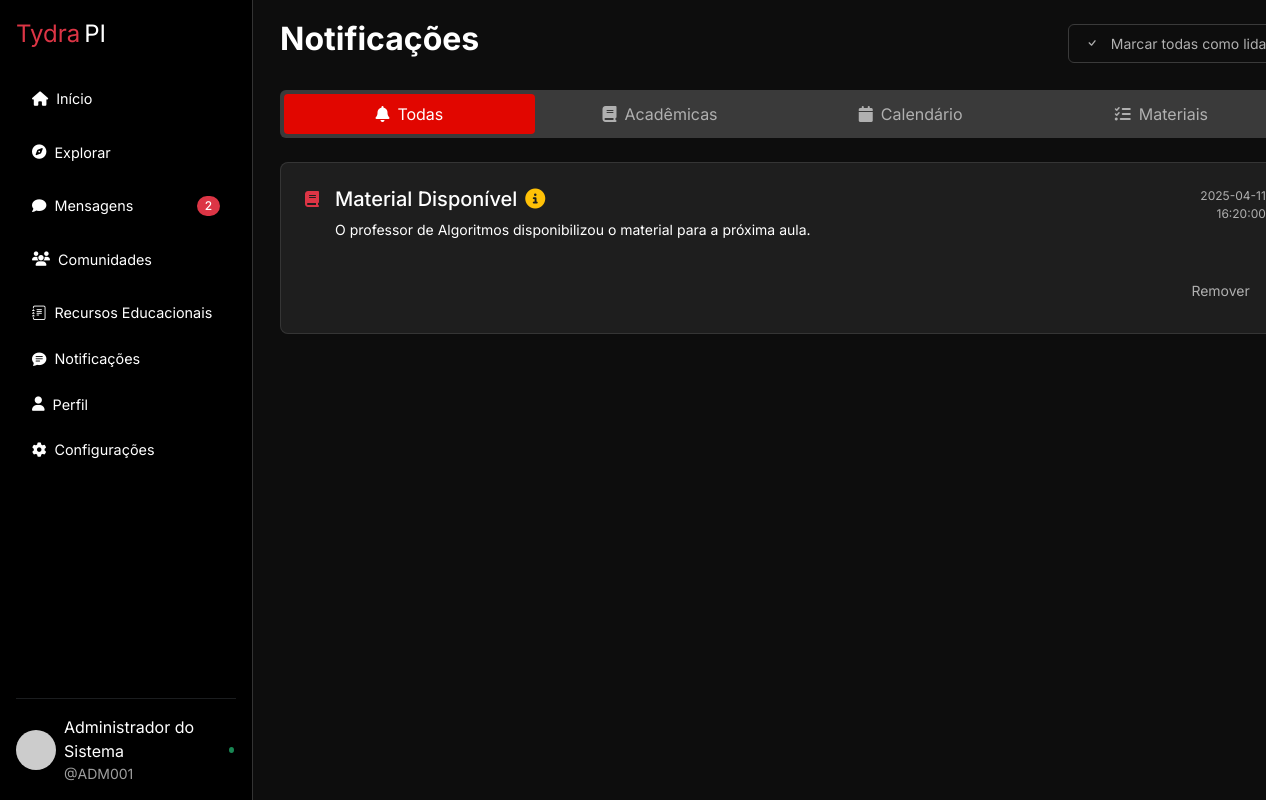
/notific.php (signed in), run on the app's committed database.
### tables this page shows
CREATE TABLE `notificacoes` (
  `id` int(11) NOT NULL,
  `title` varchar(255) NOT NULL,
  `message` text NOT NULL,
  `date` date NOT NULL,
  `time` time NOT NULL,
  `type` enum('academic','materials','calendar') NOT NULL,
  `priority` enum('low','medium','high') NOT NULL,
  `read` tinyint(1) NOT NULL DEFAULT 0,
  `academicType` enum('homework','exam','deadline','event') DEFAULT NULL
);

### includes/crud.php (called while the page is built, shortened)
<?php
function getNotifications($pdo, $tipo = 'all') {
    $sql = "SELECT * FROM notificacoes";
    if ($tipo !== 'all') {
        $sql .= " WHERE type = :type";
        $stmt = $pdo->prepare($sql);
        $stmt->bindParam(':type', $tipo);
    } else {
        $stmt = $pdo->prepare($sql);
    }
    $stmt->execute();
    return $stmt->fetchAll(PDO::FETCH_ASSOC);
}

### notific.php (the view, shortened to what this page needs)
        <?php
include 'includes/conexao.php';
include 'includes/crud.php';
$activeTab = $_GET['type'] ?? 'all';
$notifications = getNotifications($pdo, $activeTab);
include 'functions/notificfunctions.php';
include 'includes/header.php';
?>
<!DOCTYPE html>
<html lang="pt-br">
<head>
    <link href="https://cdn.jsdelivr.net/npm/bootstrap@5.3.0/dist/css/bootstrap.min.css" rel="stylesheet">
    <link rel="stylesheet" href="https://cdnjs.cloudflare.com/ajax/libs/font-awesome/6.4.0/css/all.min.css">
    <link rel="stylesheet" href="assets/css/style.css">
    <link rel="stylesheet" href="https://cdn.jsdelivr.net/npm/bootstrap-icons@1.10.5/font/bootstrap-icons.css">
</head>
<body>
    <?php include 'includes/sidebar.php'?>
    <div class="tydrapi-container py-6 content-wrapper">
        <div class="d-flex justify-content-between align-items-center mb-4">
            <h1 class="h2 fw-bold">Notificações</h1>
            <form method="post" class="d-inline">
                <button type="submit" class="tydrapi-button-outline">
                    <i class="bi-check me-2"></i> Marcar todas como lidas
                </button>
            </form>
        </div>
        <div class="tabs-container mb-6">
            <a href="?type=all" class="tab <?= $activeTab === 'all' ? 'active' : '' ?>">
                <i class="fas fa-bell me-2"></i> Todas
            </a>
            <a href="?type=academic" class="tab <?= $activeTab === 'academic' ? 'active' : '' ?>">
                <i class="fas fa-book me-2"></i> Acadêmicas
            </a>
            <a href="?type=calendar" class="tab <?= $activeTab === 'calendar' ? 'active' : '' ?>">
                <i class="fas fa-calendar me-2"></i> Calendário
            </a>
            <a href="?type=materials" class="tab <?= $activeTab === 'materials' ? 'active' : '' ?>">
                <i class="fas fa-tasks me-2"></i> Materiais
            </a>
        </div>
        <div class="tab-content">
            <?php if (count($notifications) > 0): ?>
                <?php foreach ($notifications as $notification): ?>
                    <div class="tydrapi-card <?= !$notification['read'] ? 'unread' : '' ?>">
                        <div class="d-flex align-items-start">
                            <div class="flex-shrink-0 mt-1">
                                <?= getNotificationIcon($notification) ?>
                            </div>
                            <div class="flex-grow-1 ms-3">
                                <div class="d-flex justify-content-between">
                                    <div>
                                        <h3 class="h5 fw-medium d-flex align-items-center">
                                            <?= htmlspecialchars($notification['title']) ?>
                                            <span class="ms-2"><?= getPriorityIcon($notification['priority']) ?></span>
                                        </h3>
                                        <p class="text-sm mt-1"><?= htmlspecialchars($notification['message']) ?></p>
                                    </div>
                                    <div class="text-end">
                                        <p class="text-xs text-tydrapi-gray small mb-0"><?= htmlspecialchars($notification['date']) ?></p>
                                        <p class="text-xs text-tydrapi-gray small"><?= htmlspecialchars($notification['time']) ?></p>
                                    </div>
                                </div>
                                <div class="d-flex justify-content-between mt-3">
                                    <div class="d-flex gap-2">
                                        <form method="post" class="d-inline">
                                            <button type="submit" class="btn-ghost-sm">
                                                Remover
                                            </button>
                                        </form>
                                    </div>
                                </div>
                            </div>
                        </div>
                    </div>
                <?php endforeach; ?>
            <?php else: ?>
                <div class="text-center py-5">
                    <p class="text-muted">Não há notificações para exibir.</p>
                </div>
            <?php endif; ?>
        </div>
    </div>
</body>
</html>

### functions/notificfunctions.php (shortened to what this page needs)
<?php
function getNotificationIcon($notification)
{
    if ($notification['type'] === 'materials') return '<i class="fa-solid fa-book text-danger"></i>';
    return '<i class="fa-solid fa-bell text-danger"></i>';
}
function getPriorityIcon($priority)
{
    return match ($priority) {
        'high' => '<i class="fa-solid fa-exclamation-circle text-danger"></i>',
        'medium' => '<i class="fa-solid fa-info-circle text-warning"></i>',
        default => '<i class="fa-solid fa-info-circle text-success"></i>',
    };
}

### assets/css/style.css (style rules this page uses)
:root { --primary: #FF3D54; --background: #121212; --card-background: #1A1A1A; --input-background: #1E1E1E; --text-primary: #FFFFFF; --text-secondary: #A0A0A0; --text-muted: #777777; --border-color: #333333; }
* { box-sizing: border-box; margin: 0; padding: 0; }
body { font-family: "Inter", -apple-system, BlinkMacSystemFont, "Segoe UI", Roboto, sans-serif; background-color: var(--background); color: var(--text-primary); line-height: 1.6; min-height: 100vh; }
:root { --primary-color: #ff0000; --primary-hover: #e60000; --background-dark: #121212; --card-background: #1e1e1e; --text-color: #ffffff; --text-secondary: #a0a0a0; --border-color: #333333; }
* { margin: 0; padding: 0; box-sizing: border-box; }
body { font-family: Arial, sans-serif; background-color: var(--background-dark); color: var(--text-color) !important; line-height: 1.6; overflow-x: hidden; }
body { background: var(--bg-dark); color: white; }
h1 { font-size: 1.75rem; margin-bottom: 1.5rem; }
body { font-family: Arial, sans-serif; background-color: var(--background-dark); color: var(--text-color); overflow-x: hidden; }
:root { --primary-color: #ff0000; --primary-hover: #e60000; --background-dark: #121212; --card-background: #1e1e1e; --input-background: #1e1e1e; --text-primary: #ffffff; --text-secondary: #a0a0a0; --text-muted: #777777; --border-color: #333333; --red: #E10600; --yellow: #FFC107; --green: #28A745; --bg-dark: #121212; --card-bg: #1A1A1A; --transfor-site: #3a3a3a; }
:root { --primary-color: #ff0000; --primary-hover: #e60000; --background-dark: #121212; --card-background: #1e1e1e; --card-border: #333333; --text-color: #ffffff; --text-secondary: #a0a0a0; }
.content-wrapper { align-self: center; margin-left: 290px; padding: 20px; width: 80%; }
:root { --background-dark: #000000; --card-background: #161616; --card-hover: #1d1d1d; --card-border: #2a2a2a; --primary-color: #ff0000; --text-color: #ffffff; --text-secondary: #9e9e9e; --purple-badge: #c56cf0; --orange-badge: #ffb74d; --red-badge: #ff5252; --green-badge: #00c853; --blue-badge: #1e90ff; --tag-background: #2d2d2d; }
body { font-family: -apple-system, BlinkMacSystemFont, "Segoe UI", Roboto, Helvetica, Arial, sans-serif; background-color: var(--background-dark); color: var(--text-color); line-height: 1.5; }
.content-wrapper { padding: 15px 20px; }
body { font-family: "Inter", sans-serif; background-color: #0D0D0D; color: white; margin: 0; padding: 0; }
.tydrapi-container { max-width: 1400px; margin: 0 auto; padding: 1.5rem; }
.tydrapi-card { background-color: #1e1e1e; border-radius: 0.5rem; padding: 1.5rem; border: 1px solid rgba(255, 255, 255, 0.1); transition: border-color 0.3s; margin-bottom: 1rem; }
h1 { font-size: 1.5rem; font-weight: 700; margin-bottom: 1.5rem; }
h3 { font-size: 1rem; font-weight: 500; }
.tydrapi-button-outline, .btn-outline-sm { background-color: transparent; border: 1px solid #3A3A3A; color: #B0B0B0; padding: 0.5rem 1rem; border-radius: 0.375rem; cursor: pointer; font-size: 0.875rem; transition: background-color 0.3s; }
.btn-ghost-sm { background-color: transparent; border: none; color: #B0B0B0; padding: 0.5rem 1rem; cursor: pointer; font-size: 0.875rem; border-radius: 0.375rem; transition: background-color 0.3s, color 0.3s; }
.tabs-container { display: grid; grid-template-columns: repeat(4, 1fr); background-color: #3A3A3A; border-radius: 0.375rem; padding: 0.25rem; }
.tab { padding: 0.5rem 1rem; text-align: center; cursor: pointer; border-radius: 0.25rem; transition: all 0.3s; color: #B0B0B0; text-decoration: none; display: flex; align-items: center; justify-content: center; }
.tab.active { background-color: #E10600; color: white; }
.flex-shrink-0 { flex-shrink: 0; }
.mt-1 { margin-top: 0.25rem; }
.mt-3 { margin-top: 0.75rem; }
.mb-6 { margin-bottom: 1.5rem; }
.py-6 { padding-top: 1.5rem; padding-bottom: 1.5rem; }
.gap-2 { gap: 0.5rem; }
.text-sm { font-size: 0.875rem; }
.text-xs { font-size: 0.75rem; }
.text-tydrapi-gray { color: #B0B0B0; }
body { background-color: #0D0D0D; color: white; font-family: "Inter", sans-serif; }
.tydrapi-container { max-width: 1400px; margin: 0 auto; padding: 1rem 1.5rem; }
.tydrapi-button-outline { background-color: transparent; border: 1px solid #3A3A3A; color: #B0B0B0; }

### notific.php (style rules this page uses)
.content-wrapper { align-self: center; margin-left: 260px; padding: 20px; width: calc(83%); }

### data on the page
notificacoes: type "materials" (drawn), title "Material Disponível", message "O professor de Algoritmos disponibilizou o material para a próxima aula.", date "2025-04-11", time "16:20:00"

### other printed values
$totalMensagensNaoLidas "2"
$usuarioNome "Administrador do Sistema"
$usuarioMatricula "ADM001"
